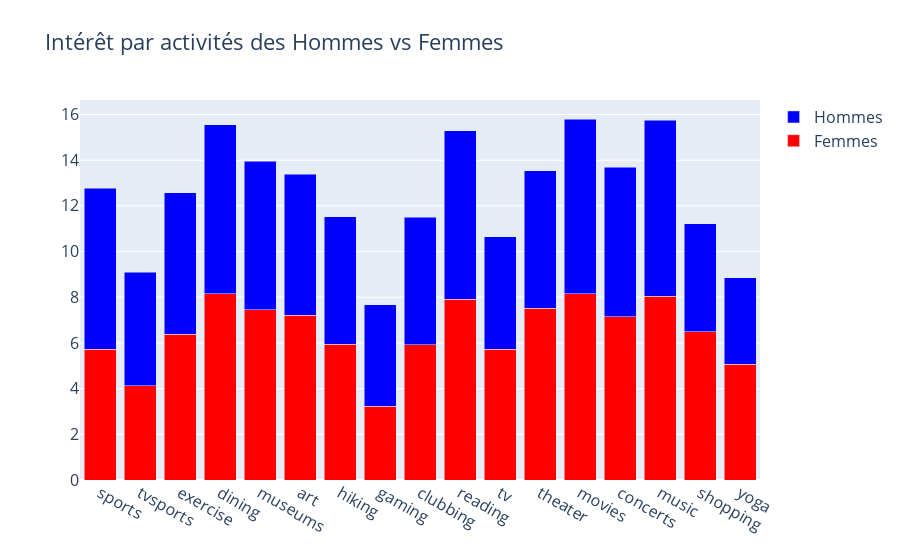

The cell this chart's notebook holds for it:
### Code cell
# Création du premier tracé pour les femmes
trace0 = go.Bar(
    x=activities.columns.values,
    y=activities.iloc[0],        
    name='Femmes',                
    marker=dict(
        color='red'               
    )
)

# Création du deuxième tracé pour les hommes
trace1 = go.Bar(
    x=activities.columns.values,  
    y=activities.iloc[1],         
    name='Hommes',                
    marker=dict(
        color='blue'              
    )
)

# Regroupe les deux tracés dans une liste
list_data = [trace0, trace1]

# Défini la disposition du graphique
layout = go.Layout(
    title="Intérêt par activités des Hommes vs Femmes",
    font=dict(
        size=16
    ),
    barmode='stack', 
    legend=dict(
        font=dict(
            size=16
        )
    )
)

fig = go.Figure(data=list_data, layout=layout)
fig.show()

### Figure 1 — Plotly figure (JSON) as saved in the notebook; plotly's stock layout.template omitted (floating-point values rounded to 4 significant figures)
{"data": [{"marker": {"color": "red"}, "name": "Femmes", "type": "bar", "x": ["sports", "tvsports", "exercise", "dining", "museums", "art", "hiking", "gaming", "clubbing", "reading", "tv", "theater", "movies", "concerts", "music", "shopping", "yoga"], "y": [5.721, 4.115, 6.375, 8.149, 7.45, 7.223, 5.941, 3.234, 5.914, 7.907, 5.732, 7.509, 8.149, 7.152, 8.045, 6.487, 5.078]}, {"marker": {"color": "blue"}, "name": "Hommes", "type": "bar", "x": ["sports", "tvsports", "exercise", "dining", "museums", "art", "hiking", "gaming", "clubbing", "reading", "tv", "theater", "movies", "concerts", "music", "shopping", "yoga"], "y": [7.055, 4.975, 6.2, 7.411, 6.505, 6.167, 5.578, 4.433, 5.593, 7.393, 4.927, 6.029, 7.655, 6.542, 7.709, 4.742, 3.767]}], "layout": {"barmode": "stack", "font": {"size": 16}, "legend": {"font": {"size": 16}}, "title": {"text": "Intérêt par activités des Hommes vs Femmes"}}}
